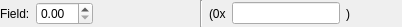
<?xml version="1.0" encoding="UTF-8"?>
<ui version="4.0">
 <class>LongIntValueFieldWidget</class>
 <widget class="QWidget" name="LongIntValueFieldWidget">
  <property name="geometry">
   <rect>
    <x>0</x>
    <y>0</y>
    <width>402</width>
    <height>27</height>
   </rect>
  </property>
  <property name="windowTitle">
   <string>Long Int Value Field</string>
  </property>
  <layout class="QHBoxLayout" name="horizontalLayout_3" stretch="1,0,1">
   <property name="spacing">
    <number>6</number>
   </property>
   <property name="leftMargin">
    <number>0</number>
   </property>
   <property name="topMargin">
    <number>0</number>
   </property>
   <property name="rightMargin">
    <number>0</number>
   </property>
   <property name="bottomMargin">
    <number>0</number>
   </property>
   <item>
    <widget class="QWidget" name="m_valueWidget" native="true">
     <layout class="QHBoxLayout" name="m_valueWidgetLayout">
      <property name="leftMargin">
       <number>0</number>
      </property>
      <property name="topMargin">
       <number>0</number>
      </property>
      <property name="rightMargin">
       <number>0</number>
      </property>
      <property name="bottomMargin">
       <number>0</number>
      </property>
      <item>
       <widget class="QLabel" name="m_nameLabel">
        <property name="text">
         <string>Field:</string>
        </property>
       </widget>
      </item>
      <item>
       <widget class="QDoubleSpinBox" name="m_valueSpinBox"/>
      </item>
      <item>
       <spacer name="horizontalSpacer">
        <property name="orientation">
         <enum>Qt::Horizontal</enum>
        </property>
        <property name="sizeHint" stdset="0">
         <size>
          <width>39</width>
          <height>20</height>
         </size>
        </property>
       </spacer>
      </item>
     </layout>
    </widget>
   </item>
   <item>
    <widget class="Line" name="m_sepLine">
     <property name="orientation">
      <enum>Qt::Vertical</enum>
     </property>
    </widget>
   </item>
   <item>
    <widget class="QWidget" name="m_serValueWidget" native="true">
     <layout class="QHBoxLayout" name="horizontalLayout_2">
      <property name="leftMargin">
       <number>0</number>
      </property>
      <property name="topMargin">
       <number>0</number>
      </property>
      <property name="rightMargin">
       <number>0</number>
      </property>
      <property name="bottomMargin">
       <number>0</number>
      </property>
      <item>
       <widget class="QLabel" name="m_serFrontLabel">
        <property name="text">
         <string>(0x</string>
        </property>
       </widget>
      </item>
      <item>
       <widget class="QLineEdit" name="m_serValueLineEdit"/>
      </item>
      <item>
       <widget class="QLabel" name="m_serBackLabel">
        <property name="text">
         <string>)</string>
        </property>
       </widget>
      </item>
      <item>
       <spacer name="horizontalSpacer_2">
        <property name="orientation">
         <enum>Qt::Horizontal</enum>
        </property>
        <property name="sizeHint" stdset="0">
         <size>
          <width>40</width>
          <height>20</height>
         </size>
        </property>
       </spacer>
      </item>
     </layout>
    </widget>
   </item>
  </layout>
 </widget>
 <resources/>
 <connections/>
</ui>
